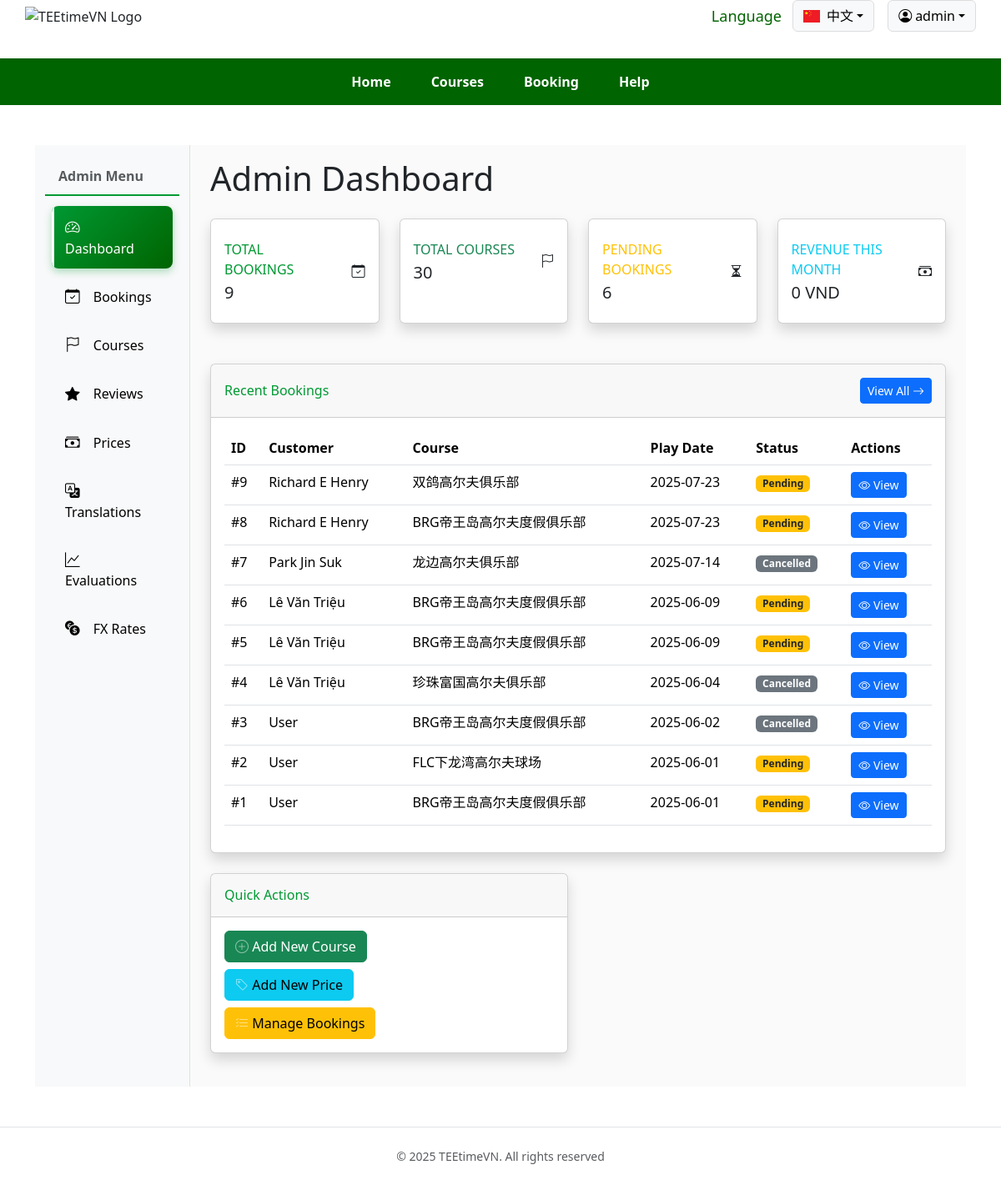
The app's page /zh-CN/admin/ (signed in) with its own data.
### tables this page shows
CREATE TABLE bookings (
                id INTEGER PRIMARY KEY AUTOINCREMENT,
                user_id INTEGER NOT NULL,
                course_id INTEGER NOT NULL,
                play_date DATE NOT NULL,
                play_time TIME NOT NULL,
                players INTEGER NOT NULL DEFAULT 1,
                has_caddy BOOLEAN DEFAULT 0,
                has_cart BOOLEAN DEFAULT 0,
                has_rent_clubs BOOLEAN DEFAULT 0,
                green_fee REAL NOT NULL,
                services_fee REAL NOT NULL,
                insurance_fee REAL NOT NULL,
                total_amount REAL NOT NULL,
                status VARCHAR(20) DEFAULT 'pending',
                notes TEXT,
                created_at TIMESTAMP DEFAULT CURRENT_TIMESTAMP,
                updated_at TIMESTAMP DEFAULT CURRENT_TIMESTAMP,
                FOREIGN KEY (user_id) REFERENCES users(id),
                FOREIGN KEY (course_id) REFERENCES golf_course(id)
            );

CREATE TABLE users (
        id INTEGER PRIMARY KEY AUTOINCREMENT,
        email TEXT NOT NULL UNIQUE,
        phone TEXT,
        username TEXT NOT NULL UNIQUE,
        password_hash TEXT NOT NULL,
        role TEXT NOT NULL DEFAULT 'user',
        fullname TEXT,
        created_at DATETIME NOT NULL DEFAULT CURRENT_TIMESTAMP,
        updated_at DATETIME NOT NULL DEFAULT CURRENT_TIMESTAMP
    );

CREATE TABLE golf_course_i18n (
  id             INTEGER PRIMARY KEY AUTOINCREMENT,
  course_id      INTEGER NOT NULL,
  lang           TEXT NOT NULL,
  name           TEXT NOT NULL,
  designer_name  TEXT,
  address        TEXT,
  seo_title      TEXT,
  seo_description TEXT,
  meta_keywords  TEXT,
  overview       TEXT,
  content        TEXT,
  fee_note       TEXT,
  best_season    TEXT,
  tips_note      TEXT,
  UNIQUE(course_id, lang),
  FOREIGN KEY(course_id) REFERENCES golf_course(id) ON DELETE CASCADE
);

### modules/admin.py (the view)
    @bp.route('/')
    def dashboard(lang):
        stats = {}
        total_bookings = g.db.execute("SELECT COUNT(*) as count FROM bookings").fetchone()
        stats['total_bookings'] = total_bookings['count'] if total_bookings else 0
        total_courses = g.db.execute("SELECT COUNT(*) as count FROM golf_course").fetchone()
        stats['total_courses'] = total_courses['count'] if total_courses else 0
        pending = g.db.execute(
            "SELECT COUNT(*) as count FROM bookings WHERE status = 'pending'"
        ).fetchone()
        stats['pending_bookings'] = pending['count'] if pending else 0
        current_month = datetime.now().strftime('%Y-%m')
        revenue = g.db.execute("""
            SELECT SUM(total_amount) as total
            FROM bookings
            WHERE strftime('%Y-%m', play_date) = ?
            AND status = 'confirmed'
        """, (current_month,)).fetchone()
        stats['monthly_revenue'] = revenue['total'] if revenue and revenue['total'] else 0
        recent_bookings = g.db.execute("""
            SELECT b.id, b.play_date, b.status,
                   u.username, u.fullname,
                   gci.name as course_name
            FROM bookings b
            JOIN users u ON b.user_id = u.id
            JOIN golf_course gc ON b.course_id = gc.id
            JOIN golf_course_i18n gci ON gc.id = gci.course_id AND gci.lang = ?
            ORDER BY b.created_at DESC
            LIMIT 10
        """, (lang,)).fetchall()
        formatted_bookings = []
        for booking in recent_bookings:
            formatted_bookings.append({
                'id': booking['id'],
                'customer_name': booking['fullname'] or booking['username'],
                'course_name': booking['course_name'],
                'play_date': booking['play_date'],
                'status': booking['status']
            })
        return render_template('admin/dashboard_content.html',
                             lang=lang,
                             total_bookings=stats['total_bookings'],
                             total_courses=stats['total_courses'],
                             pending_bookings=stats['pending_bookings'],
                             monthly_revenue=stats['monthly_revenue'],
                             recent_bookings=formatted_bookings)

### templates/admin/dashboard_content.html (shortened to what this page needs)
{% extends 'admin/dashboard.html' %}
{% block admin_content %}
  <h1 class="mb-4">{{ _('Admin Dashboard') }}</h1>
  <div class="row mb-4">
    <div class="col-xl-3 col-md-6 mb-4">
      <div class="card border-left-primary shadow h-100 py-2">
        <div class="card-body">
          <div class="row no-gutters align-items-center">
            <div class="col mr-2">
              <div class="text-xs font-weight-bold text-primary text-uppercase mb-1">
                {{ _('Total Bookings') }}
              </div>
              <div class="h5 mb-0 font-weight-bold text-gray-800">{{ total_bookings or 0 }}</div>
            </div>
            <div class="col-auto">
              <i class="bi bi-calendar-check fa-2x text-gray-300"></i>
            </div>
          </div>
        </div>
      </div>
    </div>
    <div class="col-xl-3 col-md-6 mb-4">
      <div class="card border-left-success shadow h-100 py-2">
        <div class="card-body">
          <div class="row no-gutters align-items-center">
            <div class="col mr-2">
              <div class="text-xs font-weight-bold text-success text-uppercase mb-1">
                {{ _('Total Courses') }}
              </div>
              <div class="h5 mb-0 font-weight-bold text-gray-800">{{ total_courses or 0 }}</div>
            </div>
            <div class="col-auto">
              <i class="bi bi-flag fa-2x text-gray-300"></i>
            </div>
          </div>
        </div>
      </div>
    </div>
    <div class="col-xl-3 col-md-6 mb-4">
      <div class="card border-left-warning shadow h-100 py-2">
        <div class="card-body">
          <div class="row no-gutters align-items-center">
            <div class="col mr-2">
              <div class="text-xs font-weight-bold text-warning text-uppercase mb-1">
                {{ _('Pending Bookings') }}
              </div>
              <div class="h5 mb-0 font-weight-bold text-gray-800">{{ pending_bookings or 0 }}</div>
            </div>
            <div class="col-auto">
              <i class="bi bi-hourglass-split fa-2x text-gray-300"></i>
            </div>
          </div>
        </div>
      </div>
    </div>
    <div class="col-xl-3 col-md-6 mb-4">
      <div class="card border-left-info shadow h-100 py-2">
        <div class="card-body">
          <div class="row no-gutters align-items-center">
            <div class="col mr-2">
              <div class="text-xs font-weight-bold text-info text-uppercase mb-1">
                {{ _('Revenue This Month') }}
              </div>
              <div class="h5 mb-0 font-weight-bold text-gray-800">
                {{ "{:,.0f}".format(monthly_revenue or 0) }} VND
              </div>
            </div>
            <div class="col-auto">
              <i class="bi bi-cash-stack fa-2x text-gray-300"></i>
            </div>
          </div>
        </div>
      </div>
    </div>
  </div>
  <div class="card shadow mb-4">
    <div class="card-header py-3 d-flex justify-content-between align-items-center">
      <h6 class="m-0 font-weight-bold text-primary">{{ _('Recent Bookings') }}</h6>
      <a href="{{ url_for('admin.booking_list', lang=lang) }}" class="btn btn-sm btn-primary">
        {{ _('View All') }} <i class="bi bi-arrow-right"></i>
      </a>
    </div>
    <div class="card-body">
      <div class="table-responsive">
        <table class="table table-hover">
          <thead>
            <tr>
              <th>{{ _('ID') }}</th>
              <th>{{ _('Customer') }}</th>
              <th>{{ _('Course') }}</th>
              <th>{{ _('Play Date') }}</th>
              <th>{{ _('Status') }}</th>
              <th>{{ _('Actions') }}</th>
            </tr>
          </thead>
          <tbody>
            {% for booking in recent_bookings %}
            <tr>
              <td>#{{ booking.id }}</td>
              <td>{{ booking.customer_name }}</td>
              <td>{{ booking.course_name }}</td>
              <td>{{ booking.play_date }}</td>
              <td>
                <span class="badge
                  {% if booking.status == 'confirmed' %}bg-success
                  {% elif booking.status == 'pending' %}bg-warning text-dark
                  {% else %}bg-secondary{% endif %}">
                  {{ _(booking.status.title()) }}
                </span>
              </td>
              <td>
                <a href="{{ url_for('admin.booking_detail_admin', lang=lang, booking_id=booking.id) }}"
                   class="btn btn-sm btn-primary">
                  <i class="bi bi-eye"></i> {{ _('View') }}
                </a>
              </td>
            </tr>
            {% endfor %}
          </tbody>
        </table>
      </div>
    </div>
  </div>
  <div class="row">
    <div class="col-lg-6">
      <div class="card shadow mb-4">
        <div class="card-header py-3">
          <h6 class="m-0 font-weight-bold text-primary">{{ _('Quick Actions') }}</h6>
        </div>
        <div class="card-body">
          <a href="{{ url_for('admin.course_create', lang=lang) }}" class="btn btn-success btn-icon-split mb-2">
            <span class="icon text-white-50">
              <i class="bi bi-plus-circle"></i>
            </span>
            <span class="text">{{ _('Add New Course') }}</span>
          </a>
          <br>
          <a href="{{ url_for('admin.price_create', lang=lang) }}" class="btn btn-info btn-icon-split mb-2">
            <span class="icon text-white-50">
              <i class="bi bi-tag"></i>
            </span>
            <span class="text">{{ _('Add New Price') }}</span>
          </a>
          <br>
          <a href="{{ url_for('admin.booking_list', lang=lang) }}" class="btn btn-warning btn-icon-split">
            <span class="icon text-white-50">
              <i class="bi bi-list-check"></i>
            </span>
            <span class="text">{{ _('Manage Bookings') }}</span>
          </a>
        </div>
      </div>
    </div>
  </div>
{% endblock %}

### templates/admin/dashboard.html (shortened to what this page needs)
{% extends 'base.html' %}
{% block content %}
<div class="container-fluid">
  <div class="row">
    <nav class="col-md-2 d-md-block bg-light sidebar py-3">
      <div class="position-sticky">
        <h6 class="sidebar-heading text-muted px-3">{{ _('Admin Menu') }}</h6>
        <ul class="nav flex-column">
          <li class="nav-item">
            <a class="nav-link {% if request.endpoint == 'admin.dashboard' %}active{% endif %}"
               href="{{ url_for('admin.dashboard', lang=lang) }}">
              <i class="bi bi-speedometer2"></i> {{ _('Dashboard') }}
            </a>
          </li>
          <li class="nav-item">
            <a class="nav-link {% if 'booking' in request.endpoint %}active{% endif %}"
               href="{{ url_for('admin.booking_list', lang=lang) }}">
              <i class="bi bi-calendar-check"></i> {{ _('Bookings') }}
            </a>
          </li>
          <li class="nav-item">
            <a class="nav-link {% if request.endpoint == 'admin.course_list' %}active{% endif %}"
               href="{{ url_for('admin.course_list', lang=lang) }}">
              <i class="bi bi-flag"></i> {{ _('Courses') }}
            </a>
          </li>
          <li class="nav-item">
            <a class="nav-link {% if request.endpoint == 'admin.review_list' %}active{% endif %}"
               href="{{ url_for('admin.review_list', lang=lang) }}">
              <i class="bi bi-star-fill"></i> {{ _('Reviews') }}
            </a>
          </li>
          <li class="nav-item">
            <a class="nav-link {% if request.endpoint == 'admin.price_list' %}active{% endif %}"
               href="{{ url_for('admin.price_list', lang=lang) }}">
              <i class="bi bi-cash-stack"></i> {{ _('Prices') }}
            </a>
          </li>
          <li class="nav-item">
            <a class="nav-link {% if request.endpoint == 'admin.i18n_list' %}active{% endif %}"
               href="{{ url_for('admin.i18n_list', lang=lang) }}">
              <i class="bi bi-translate"></i> {{ _('Translations') }}
            </a>
          </li>
          <li class="nav-item">
            <a class="nav-link {% if request.endpoint == 'admin.evaluation_list' %}active{% endif %}"
               href="{{ url_for('admin.evaluation_list', lang=lang) }}">
              <i class="bi bi-graph-up"></i> {{ _('Evaluations') }}
            </a>
          </li>
          <li class="nav-item">
            <a class="nav-link {% if request.endpoint == 'admin.fx_list' %}active{% endif %}"
               href="{{ url_for('admin.fx_list', lang=lang) }}">
              <i class="bi bi-currency-exchange"></i> {{ _('FX Rates') }}
            </a>
          </li>
        </ul>
      </div>
    </nav>
    <main class="col-md-10 ms-sm-auto px-md-4 py-3">
      {% block admin_content %}{% endblock %}
    </main>
  </div>
</div>
{% endblock %}

### templates/base.html (shortened to what this page needs)
<!doctype html>
<html lang="{{ lang }}">
<head>
  <link href="https://unpkg.com/bootstrap@5.3.3/dist/css/bootstrap.min.css" rel="stylesheet">
  <link rel="stylesheet" href="{{ url_for('static', filename='css/main.css') }}">
  <link href="https://cdn.jsdelivr.net/npm/bootstrap-icons@1.10.5/font/bootstrap-icons.css" rel="stylesheet">
</head>
<body class="d-flex flex-column min-vh-100">
  <header class="bg-white shadow-sm">
    <div class="container d-flex justify-content-between align-items-center py-3">
      <a href="{{ url_for('index', lang=lang) }}" class="navbar-brand p-0">
        <img src="{{ url_for('static', filename='image/Logo.png') }}" alt="TEEtimeVN Logo">
      </a>
      <div class="d-flex align-items-center">
        <span class="text-secondary me-2">{{ _('Language') }}</span>
        <div class="dropdown me-3">
          {% set langs = [
            ('zh-CN', _('中文'), 'cn'),
            ('en', _('English'), 'us'),
            ('ko', _('한국어'), 'kr'),
            ('vi', _('Tiếng Việt'), 'vn'),
            ('ja', _('日本語'), 'jp'),
            ('zh-TW', _('繁體'), 'tw')
          ] %}
          {% set current = langs | selectattr('0','equalto',lang) | list | first %}
          <button class="btn btn-light dropdown-toggle d-flex align-items-center"
                  type="button" id="langDropdown" data-bs-toggle="dropdown" aria-expanded="false">
            <img src="{{ url_for('static', filename='flags/' ~ current[2] ~ '.svg') }}"
                 alt="{{ current[1] }} flag" width="20" class="me-2">
            <span>{{ current[1] }}</span>
          </button>
        </div>
        {% if session.get('user_id') %}
          <div class="dropdown">
            <button class="btn btn-light dropdown-toggle d-flex align-items-center" type="button" id="userDropdown" data-bs-toggle="dropdown" aria-expanded="false">
              <i class="bi bi-person-circle me-1"></i> {{ session.get('username') }}
            </button>
          </div>
        {% endif %}
      </div>
    </div>
  </header>
  <nav class="navbar navbar-expand-lg main-nav" style="background: var(--bs-primary);">
    <div class="container">
      <ul class="navbar-nav mx-auto justify-content-center mb-2 mb-lg-0">
        <li class="nav-item">
          <a class="nav-link text-white" href="{{ url_for('index', lang=lang) }}">{{ _('Home') }}</a>
        </li>
        <li class="nav-item">
          <a class="nav-link text-white" href="{{ url_for('courses.course_list', lang=lang) }}">{{ _('Courses') }}</a>
        </li>
        <li class="nav-item">
          <a class="nav-link text-white" href="{{ url_for('booking.booking', lang=lang) }}">{{ _('Booking') }}</a>
        </li>
        <li class="nav-item">
          <a class="nav-link text-white-50" href="#">{{ _('Help') }}</a>
        </li>
      </ul>
    </div>
  </nav>
  <main class="{% if banner %}p-0{% else %}container py-5{% endif %} flex-grow-1">
    {% block content %}{% endblock %}
  </main>
  <footer class="bg-white border-top py-4 text-center small text-muted mt-auto">
    © 2025 TEEtimeVN. {{ _('All rights reserved') }}
  </footer>
</body>
</html>

### records on screen
bookings: id "9", customer_name "Richard E Henry", course_name "双鸽高尔夫俱乐部", play_date "2025-07-23"
bookings: id "8", customer_name "Richard E Henry", course_name "BRG帝王岛高尔夫度假俱乐部", play_date "2025-07-23"
bookings: id "7", customer_name "Park Jin Suk", course_name "龙边高尔夫俱乐部", play_date "2025-07-14"
bookings: id "6", customer_name "Lê Văn Triệu", course_name "BRG帝王岛高尔夫度假俱乐部", play_date "2025-06-09"
bookings: id "5", customer_name "Lê Văn Triệu", course_name "BRG帝王岛高尔夫度假俱乐部", play_date "2025-06-09"
bookings: id "4", customer_name "Lê Văn Triệu", course_name "珍珠富国高尔夫俱乐部", play_date "2025-06-04"
bookings: id "3", customer_name "User", course_name "BRG帝王岛高尔夫度假俱乐部", play_date "2025-06-02"
bookings: id "2", customer_name "User", course_name "FLC下龙湾高尔夫球场", play_date "2025-06-01"
bookings: id "1", customer_name "User", course_name "BRG帝王岛高尔夫度假俱乐部", play_date "2025-06-01"

### other values on screen
{{ current[1] }} "中文"
{{ session.get('username') }} "admin"
{{ total_bookings or 0 }} "9"
{{ total_courses or 0 }} "30"
{{ pending_bookings or 0 }} "6"
{{ "{:,.0f}".format(monthly_revenue or 0) }} "0"
